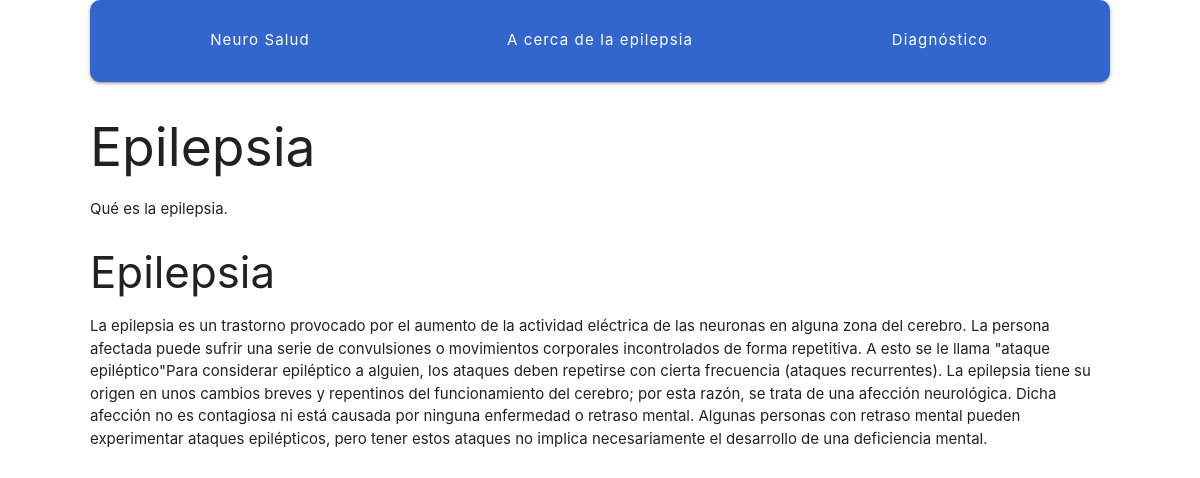
/courses/1, run on the app's committed database.
### courses/models.py (models this page shows, shortened)
class Course(models.Model):
    created_at = models.DateTimeField(auto_now_add=True)
    '''con el anterior còdigo decimos que la fecha es autogenrada
    cuando creamos los registros
    '''
    title = models.CharField(max_length=255)
    description = models.TextField()
    '''TextField es para grandes cantidades de texto
    '''

class Lesson (models.Model):
    title = models.CharField(max_length=255)
    description = models.TextField()
    content = models.TextField(blank=True, default='')
    order = models.IntegerField(default=0)
    course = models.ForeignKey(Course, on_delete=models.CASCADE)
    '''
    Curse, on_delete=models.CASCADE => cuando se borra un curso,
    se borraran todas las lecciones que pertenezcan a este
    '''
    class Meta:
        ordering = ['order',]

### courses/views.py (the view)
# urls.py: path('<int:pk>', views.course_detail, name='course_detail'),
def course_detail(request, pk):
    course = Course.objects.get(pk=pk)
    return render(request, 'courses/course_detail.html',{'course':course})

### courses/templates/courses/course_detail.html (shortened to what this page needs)
{% extends 'layout.html' %}
{% block content %}
<article>
    <h2>{{course.title}} </h2>
    {{course.description}}
    <section>
        {% for lesson in course.lesson_set.all %}
            <h3>{{lesson.title}} </h3>
            {{lesson.description}}
        {% endfor %}
    </section>
</article>
{% endblock %}

### my_project/templates/layout.html (shortened to what this page needs)
{% load static from staticfiles %}
<!DOCTYPE html>
<html lang="en">
    <head>
        <link rel="stylesheet" href="{% static 'css/materialize/css/materialize.min.css' %}">
        <link rel="stylesheet" href="{% static 'css/layout.css' %}">
    </head>
    <body>
        <div class="site-container">
            <nav>
                <a href="{% url 'home' %}">Neuro Salud</a>
                <a href="{% url 'course_list' %}">A cerca de la epilepsia</a>
                <a href="{% url 'course_list' %}">Diagnóstico</a>
            </nav>
            {% block content %}{% endblock %}
        </div>
    </body>
</html>

### assets/css/layout.css (style rules this page uses)
html { box-sizing: border-box; }
*, *::after, *::before { box-sizing: inherit; }
.site-container { max-width: 68em; margin-left: auto; margin-right: auto; }
.site-container::after { clear: both; content: ""; display: table; }
.site-container nav { width: 100%; display: table; width: 100%; table-layout: fixed; border-bottom-left-radius: 10px; border-bottom-right-radius: 10px; border-top-left-radius: 10px; border-top-right-radius: 10px; border-bottom-left-radius: 10px; border-top-left-radius: 10px; border-bottom-right-radius: 10px; border-top-right-radius: 10px; background-color: #3366CC; margin-bottom: 1em; overflow: hidden; }
.site-container nav a { display: table-cell; width: 8.33333%; padding: 10px; border-bottom: 2px solid #3366CC; color: #FFFFFF; letter-spacing: 0.075em; line-height: 60px; text-align: center; text-decoration: none; }

### data on the page
Course: title "Epilepsia", description "Qué es la epilepsia."
Lesson: title "Epilepsia", description "La epilepsia es un trastorno provocado por el aumento de la actividad eléctrica de las neuronas en alguna zona del cerebro. La persona afectada puede sufrir una serie de convulsiones o movimientos corporales incontrolados de forma repetitiva. A esto se le llama \"ataque epiléptico\"Para considerar epiléptico a alguien, los ataques deben repetirse con cierta frecuencia (ataques recurrentes). La epilepsia tiene su origen en unos cambios breves y repentinos del funcionamiento del cerebro; por esta razón, se trata de una afección neurológica. Dicha afección no es contagiosa ni está causada por ninguna enfermedad o retraso mental. Algunas personas con retraso mental pueden experimentar ataques…"
